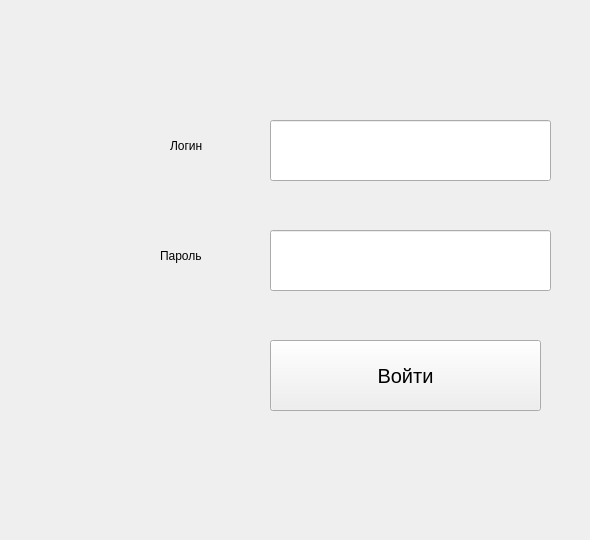
    <widget class="QWidget" name="tab_6">
     <attribute name="title">
      <string>Авторизация</string>
     </attribute>
     <widget class="QLineEdit" name="lineEdit_28">
      <property name="geometry">
       <rect>
        <x>270</x>
        <y>120</y>
        <width>281</width>
        <height>61</height>
       </rect>
      </property>
      <property name="toolTip">
       <string>Логин</string>
      </property>
      <property name="styleSheet">
       <string notr="true">font-size: 16px;</string>
      </property>
      <property name="text">
       <string/>
      </property>
     </widget>
     <widget class="QLineEdit" name="lineEdit_29">
      <property name="geometry">
       <rect>
        <x>270</x>
        <y>230</y>
        <width>281</width>
        <height>61</height>
       </rect>
      </property>
      <property name="toolTip">
       <string>Пароль</string>
      </property>
      <property name="styleSheet">
       <string notr="true">font-size: 16px;</string>
      </property>
      <property name="text">
       <string/>
      </property>
     </widget>
     <widget class="QPushButton" name="pushButton_19">
      <property name="geometry">
       <rect>
        <x>270</x>
        <y>340</y>
        <width>271</width>
        <height>71</height>
       </rect>
      </property>
      <property name="styleSheet">
       <string notr="true">font-size: 20px;</string>
      </property>
      <property name="text">
       <string>Войти</string>
      </property>
     </widget>
     <widget class="QLabel" name="label_49">
      <property name="geometry">
       <rect>
        <x>270</x>
        <y>500</y>
        <width>311</width>
        <height>31</height>
       </rect>
      </property>
      <property name="styleSheet">
       <string notr="true">font: 15pt &quot;Courier&quot;;</string>
      </property>
      <property name="text">
       <string/>
      </property>
     </widget>
     <widget class="QLabel" name="label_3">
      <property name="geometry">
       <rect>
        <x>170</x>
        <y>120</y>
        <width>71</width>
        <height>51</height>
       </rect>
      </property>
      <property name="styleSheet">
       <string notr="true">font: 18pt &quot;MS Shell Dlg 2&quot;;</string>
      </property>
      <property name="text">
       <string>Логин</string>
      </property>
     </widget>
     <widget class="QLabel" name="label_39">
      <property name="geometry">
       <rect>
        <x>160</x>
        <y>230</y>
        <width>81</width>
        <height>51</height>
       </rect>
      </property>
      <property name="styleSheet">
       <string notr="true">font: 18pt &quot;MS Shell Dlg 2&quot;;</string>
      </property>
      <property name="text">
       <string>Пароль</string>
      </property>
     </widget>
    </widget>
